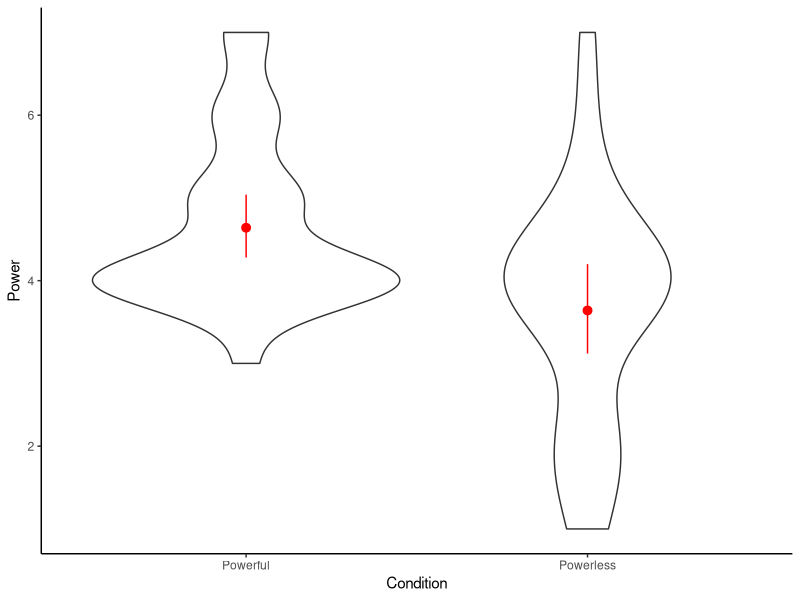
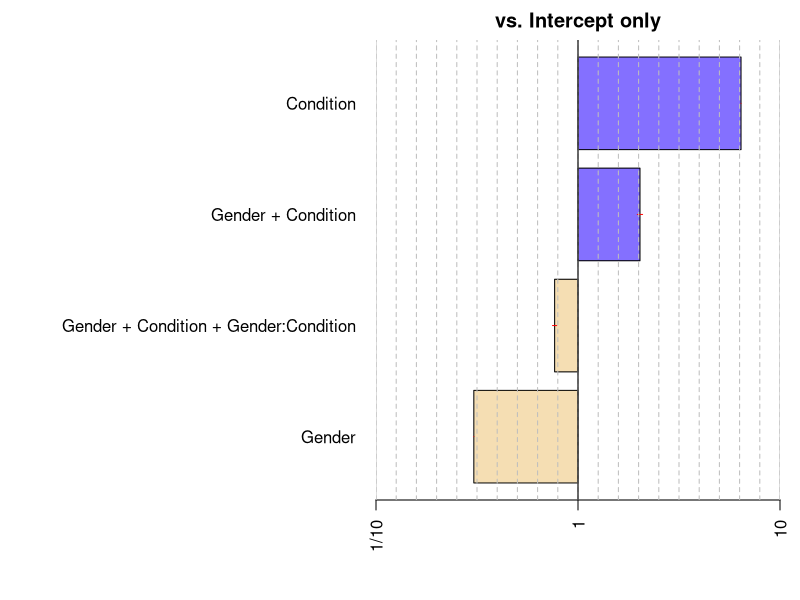
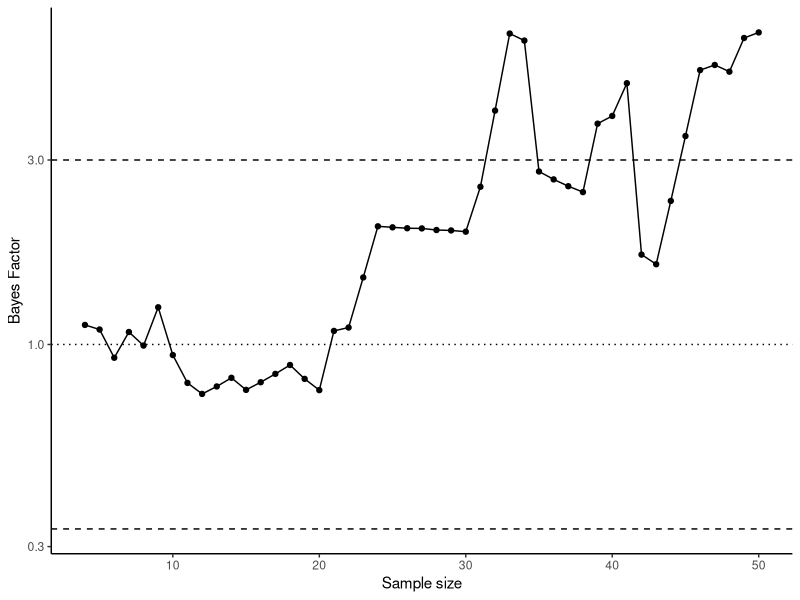
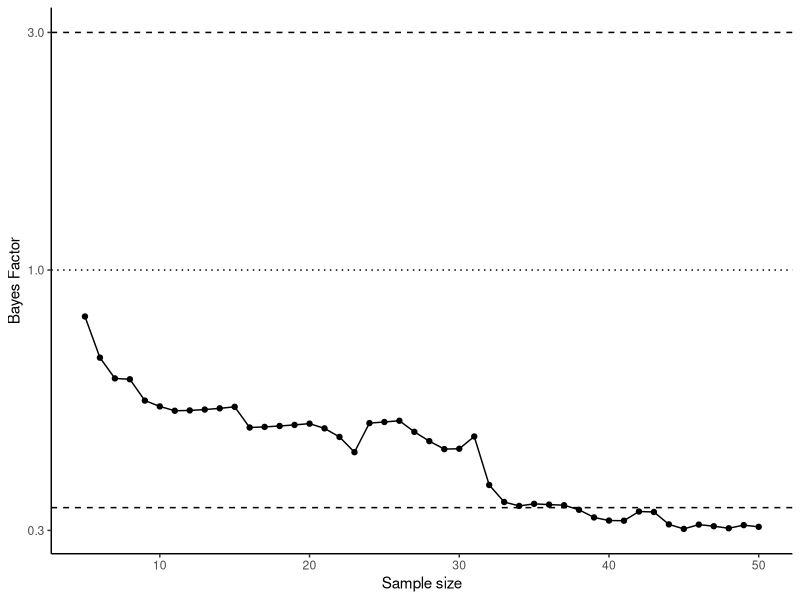

Generate these figures, in order, with R:
# Bayes Factor presentation using George Margetis experiment 1 preliminary data
# Daniel Nettle April 2021

# Libraries
library(tidyverse)
# Make the graphs look tolerable
theme_set(theme_classic())
library(psych)

# For the Bayes Factors
library(BayesFactor)
# A helper package for getting a nice summary of parameter estimates
library(parameters)

# Get data
d=read.csv("data.long.csv", stringsAsFactors = TRUE)
# d contains repeated measures (each person does three puzzles)
# For a simpler example we restrict to just one puzzle per participant
d1=subset(d, Puzzle==1)

#### A simple t-test##### 
# Examine the 'power' variable by condition (this was just a manipulation check)
ggplot(d1, aes(x=Condition, y=Power))  + 
  geom_violin() + 
  stat_summary(fun.data="mean_cl_boot", colour="red")
# Looks like there could be a modest difference

# Traditional t-test
t.test(Power~Condition, data=d1)

# Bayes factor version t-test
# BF for the alternative
ttestBF(formula=Power~Condition, data=d1)
# BF for the null
1/ttestBF(formula=Power~Condition, data=d1)
# What if we want the 95% credible interval for the difference?
# This function comes from the 'parameters' package
model_parameters(ttestBF(formula=Power~Condition, data=d1), ci=0.95)
# This gives lots of useful stats, as well as the CI
# The % in ROPE is particularly useful 
# (% of the posterior density that is as close to zero as makes no difference)

# Also note a t-test is just a special case of a linear model
# We can see this using the classical approach
summary(lm(Power~Condition, data=d1))

# lmBF() is the equivalent function to lm() in classical world
lmBF(Power~Condition, data=d1)
# Get the model parameters this way
model_parameters(lmBF(Power~Condition, data=d1), ci=0.95)

##### Multiple predictive factors: ANOVA #####
# Say we want to consider both condition and gender
# Classical approach
anova(lm(Power~Condition*Gender, data=d1))
# Only condition is significant, not gender

# BayesFactor equivalent is AnovaBF() function
# Note that this requires all the predictor variables to be of class 'factor'
anovaBF(Power~Condition*Gender, data=d1)
# What this gives us is the BFs against the null of all possible sub-hypotheses
# You can get a handy plot of this
plot(anovaBF(Power~Condition*Gender, data=d1))

# But you might want to be testing Gender + Condition against Condition only
# Rather than each against the null
# Where two BFs share the same denominator, they can simply be divided
# In the AnovaBF model, you can divide one row by another
my.anova = anovaBF(Power~Condition*Gender, data=d1)
my.anova['Gender + Condition']/my.anova['Condition']
# Or the other way around
my.anova['Condition']/my.anova['Gender + Condition']
# Note that there is a natural penalty against the more complex model unless it gives extra explanatory power

###A linear mixed model and a more complex null #####
# Here each participant is responding to three puzzles
# So we need a random effect of participant
# And also which puzzle it is should be in the null
# Our experimental hypothesis:
mixed1 = lmBF(Confidence ~ Condition + Puzzle + participant.code, 
          whichRandom = "participant.code", 
          data=d)
# BF of this model against the null
mixed1
# This is very large. But intercept only is not the relevant null

# The relevant null should still contain which puzzle and participant it is
# So we set up the following
mixed1reduced = lmBF(Confidence ~ Puzzle + participant.code, 
          whichRandom = "participant.code", 
          data=d)
mixed1reduced

# Now the BF for our critical test
mixed1/mixed1reduced
# So BF favouring the null (not very strongly). 
# Express it as the BF in favour of the null instead
mixed1reduced/mixed1
# So the evidence is tending to the null

###Examining the evolution of the BF with sample size#####
# Show how BF evolves with more data for the simple t-test example
# This chunk calculates the BF sequentially as the data come in
ns=NULL
bfs=NULL
counter=1
for (i in 4:length(d1$Power)) {
  current.d=d1[1:i, ]
  ns[counter]=i
  bfs[counter]=extractBF(ttestBF(formula=Power~Condition, data=current.d))$bf
  counter=counter+1
}

# Now plot the evolution of the BF
f=ggplot(data.frame(ns, bfs), aes(x=ns, y=bfs)) + 
  geom_point() + 
  geom_line() + 
  ylab("Bayes Factor") + 
  xlab("Sample size") + 
  geom_hline(yintercept=1, linetype="dotted") +
  geom_hline(yintercept=3, linetype="dashed") +
  geom_hline(yintercept=1/3, linetype="dashed") + 
  scale_y_continuous(trans='log10')
f

# Repeat the same exercise but for something that is null
ns=NULL
bfs=NULL
counter=1
for (i in 5:length(d1$Gender)) {
  current.d=d1[1:i, ]
  ns[counter]=i
  bfs[counter]=extractBF(ttestBF(formula=Power~Gender, data=current.d))$bf
  counter=counter+1
}

# Now plot the evolution of the BF
f2=ggplot(data.frame(ns, bfs), aes(x=ns, y=bfs)) + 
  geom_point() + 
  geom_line() + 
  ylab("Bayes Factor") + 
  xlab("Sample size") + 
  geom_hline(yintercept=1, linetype="dotted") +
  geom_hline(yintercept=3, linetype="dashed") +
  geom_hline(yintercept=1/3, linetype="dashed") + 
  scale_y_continuous(trans='log10')
f2
